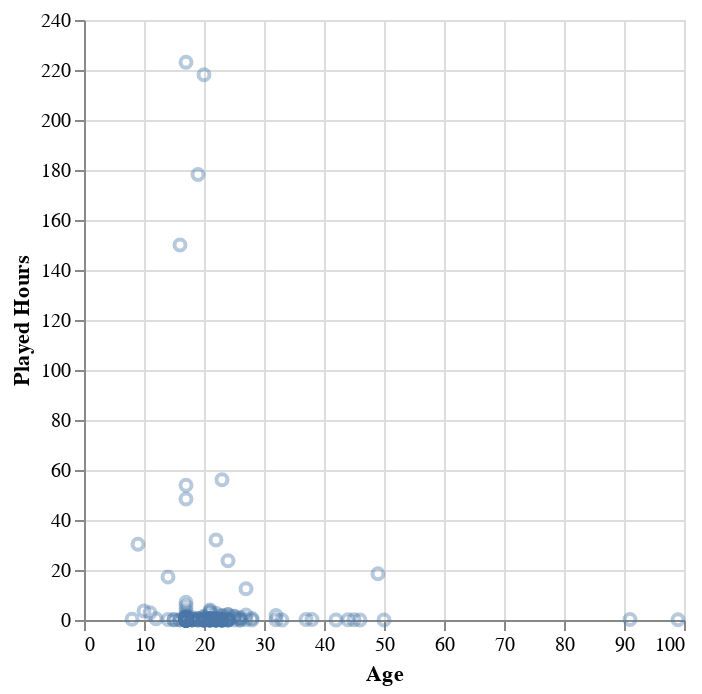
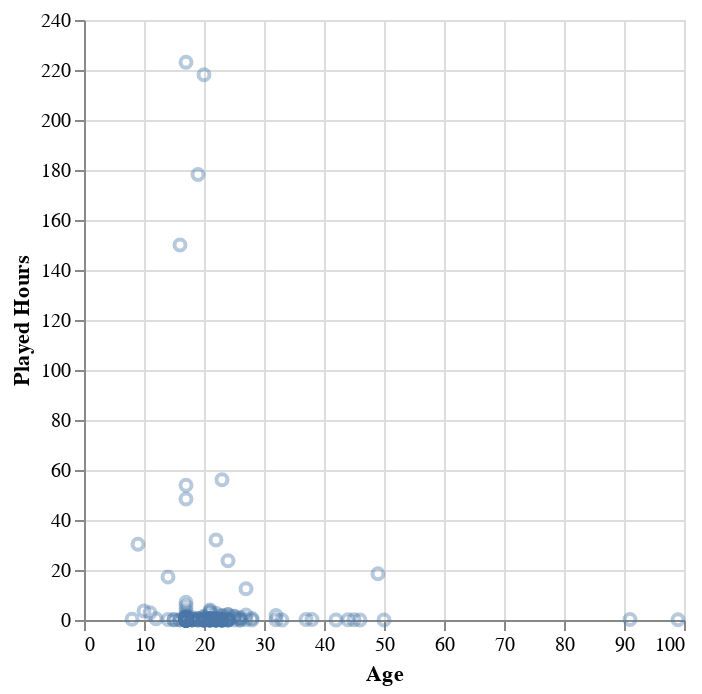

Source (notebook cell) for these figures, in order:
### Markdown cell above
#### Preliminary Graph ####

### Code cell
#Plot preliminary graph
age_plot = alt.Chart(player_data).mark_point(opacity=0.4).encode(
    x=alt.X('age:Q').title("Age"),
    y=alt.Y("played_hours:Q").title("Played Hours"),
)
age_plot

### Figure 1 — Vega-Lite specification as saved in the notebook (floating-point values rounded to 4 significant figures; data arrays with more than 128 entries replaced by an {"elided": "..."} marker saying what was removed)
{"config": {"view": {"continuousWidth": 300, "continuousHeight": 300}}, "data": {"name": "data-673ac0e893480839d2a6a0a89500734b"}, "mark": {"type": "point", "opacity": 0.4}, "encoding": {"x": {"field": "age", "title": "Age", "type": "quantitative"}, "y": {"field": "played_hours", "title": "Played Hours", "type": "quantitative"}}, "$schema": "https://vega.github.io/schema/vega-lite/v5.20.1.json", "datasets": {"data-673ac0e893480839d2a6a0a89500734b": {"elided": "196 records"}}}

### Figure 2 — Vega-Lite specification as saved in the notebook (floating-point values rounded to 4 significant figures; data arrays with more than 128 entries replaced by an {"elided": "..."} marker saying what was removed)
{"config": {"view": {"continuousWidth": 300, "continuousHeight": 300}}, "data": {"name": "data-a140cbda0fc0965b8bcd730e25a004f8"}, "mark": {"type": "point", "opacity": 0.4}, "encoding": {"x": {"field": "age", "title": "Age", "type": "quantitative"}, "y": {"field": "played_hours", "title": "Played Hours", "type": "quantitative"}}, "$schema": "https://vega.github.io/schema/vega-lite/v5.17.0.json", "datasets": {"data-a140cbda0fc0965b8bcd730e25a004f8": {"elided": "196 records"}}}
